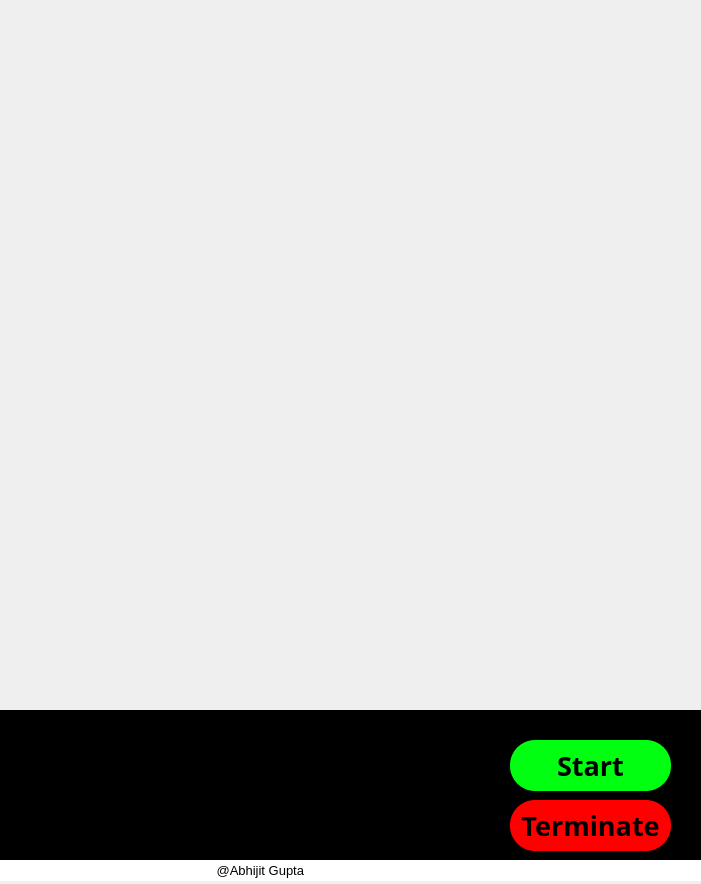
<?xml version="1.0" encoding="UTF-8"?>
<ui version="4.0">
 <class>MjUi</class>
 <widget class="QWidget" name="MjUi">
  <property name="geometry">
   <rect>
    <x>0</x>
    <y>0</y>
    <width>701</width>
    <height>884</height>
   </rect>
  </property>
  <property name="windowTitle">
   <string>Form</string>
  </property>
  <widget class="QLabel" name="label">
   <property name="geometry">
    <rect>
     <x>0</x>
     <y>120</y>
     <width>701</width>
     <height>600</height>
    </rect>
   </property>
   <property name="cursor">
    <cursorShape>ArrowCursor</cursorShape>
   </property>
   <property name="autoFillBackground">
    <bool>false</bool>
   </property>
   <property name="styleSheet">
    <string notr="true"/>
   </property>
   <property name="text">
    <string/>
   </property>
   <property name="pixmap">
    <pixmap>lib/face.gif</pixmap>
   </property>
  </widget>
  <widget class="QLabel" name="label_2">
   <property name="geometry">
    <rect>
     <x>0</x>
     <y>0</y>
     <width>701</width>
     <height>121</height>
    </rect>
   </property>
   <property name="text">
    <string/>
   </property>
   <property name="pixmap">
    <pixmap>lib/logo.png</pixmap>
   </property>
   <property name="scaledContents">
    <bool>true</bool>
   </property>
  </widget>
  <widget class="QLabel" name="label_3">
   <property name="geometry">
    <rect>
     <x>-20</x>
     <y>710</y>
     <width>721</width>
     <height>151</height>
    </rect>
   </property>
   <property name="styleSheet">
    <string notr="true">background-color: rgb(0, 0, 0);</string>
   </property>
   <property name="text">
    <string/>
   </property>
  </widget>
  <widget class="QPushButton" name="pushButton">
   <property name="geometry">
    <rect>
     <x>510</x>
     <y>740</y>
     <width>161</width>
     <height>51</height>
    </rect>
   </property>
   <property name="font">
    <font>
     <family>Segoe UI Semibold</family>
     <pointsize>20</pointsize>
     <weight>75</weight>
     <bold>true</bold>
    </font>
   </property>
   <property name="styleSheet">
    <string notr="true">QPushButton{
	background-color: rgb(0, 255, 17);
	border-radius:25px;
}

QPushButton:hover{
	
	color: rgb(255, 255, 255);
}

QPushButton:pressed{
	
	
	color: rgb(5, 213, 75);
}</string>
   </property>
   <property name="text">
    <string>Start</string>
   </property>
  </widget>
  <widget class="QPushButton" name="pushButton_2">
   <property name="geometry">
    <rect>
     <x>510</x>
     <y>800</y>
     <width>161</width>
     <height>51</height>
    </rect>
   </property>
   <property name="font">
    <font>
     <family>Segoe UI Semibold</family>
     <pointsize>20</pointsize>
     <weight>75</weight>
     <bold>true</bold>
    </font>
   </property>
   <property name="styleSheet">
    <string notr="true">QPushButton{
	
	background-color: rgb(255, 0, 0);
	border-radius:25px;
}

QPushButton:hover{
	
	color: rgb(255, 255, 255);
}

QPushButton:pressed{
	
	color: rgb(255, 75, 75);
}</string>
   </property>
   <property name="text">
    <string>Terminate</string>
   </property>
  </widget>
  <widget class="QTextBrowser" name="textBrowser">
   <property name="geometry">
    <rect>
     <x>10</x>
     <y>711</y>
     <width>491</width>
     <height>141</height>
    </rect>
   </property>
   <property name="font">
    <font>
     <family>Segoe UI Semibold</family>
     <pointsize>12</pointsize>
     <weight>75</weight>
     <bold>true</bold>
    </font>
   </property>
   <property name="styleSheet">
    <string notr="true">background: transparent;
border-radius:none;
</string>
   </property>
  </widget>
  <widget class="QLabel" name="label_4">
   <property name="geometry">
    <rect>
     <x>0</x>
     <y>860</y>
     <width>701</width>
     <height>21</height>
    </rect>
   </property>
   <property name="font">
    <font>
     <pointsize>10</pointsize>
    </font>
   </property>
   <property name="styleSheet">
    <string notr="true">background-color: rgb(255, 255, 255);</string>
   </property>
   <property name="text">
    <string>                                                            @Abhijit Gupta</string>
   </property>
  </widget>
 </widget>
 <resources/>
 <connections/>
</ui>
